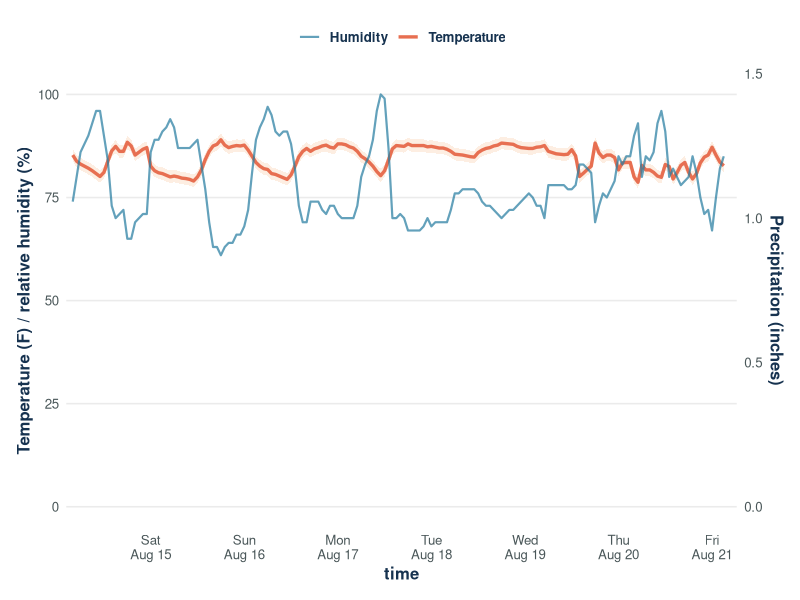
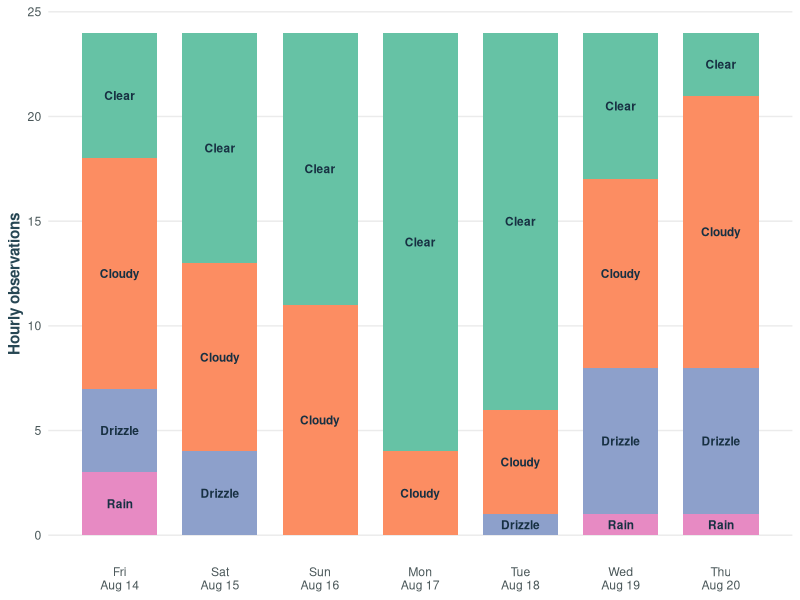

Here is the R script that generated these plots, in order:
## ---- chunk 1
#| label: setup
#| include: false

library(tidyverse)
library(lubridate)

weather <- read_csv("data/sarasota-weather.csv", show_col_types = FALSE) |>
  mutate(
    date = as.Date(date),
    day = format(date, "%a %b %-d"),
    weather = factor(weather)
  )

period_start <- min(weather$date)
period_end <- max(weather$date)

summary_stats <- weather |>
  summarise(
    high = max(temperature_f),
    low = min(temperature_f),
    rain = sum(precipitation_in),
    windy = max(wind_mph)
  )
## ---- chunk 2
#| label: weather-plot
#| fig-width: 11
#| fig-height: 7
#| fig-cap: "Hourly temperature, humidity, rainfall, and wind speed."

plot_data <- weather |>
  mutate(
    rainfall = if_else(precipitation_in > 0, precipitation_in, NA_real_)
  )

ggplot(plot_data, aes(x = time)) +
  geom_col(aes(y = precipitation_in * 70), fill = "#6da7bc", alpha = 0.45, width = 0.03) +
  geom_ribbon(aes(ymin = temperature_f - 1.5, ymax = temperature_f + 1.5),
              fill = "#f4a261", alpha = 0.18) +
  geom_line(aes(y = temperature_f, color = "Temperature"), linewidth = 1.15) +
  geom_line(aes(y = humidity_percent, color = "Humidity"), linewidth = 0.75, alpha = 0.72) +
  scale_color_manual(values = c("Temperature" = "#e76f51", "Humidity" = "#277da1")) +
  scale_y_continuous(
    name = "Temperature (F) / relative humidity (%)",
    limits = c(0, 100),
    sec.axis = sec_axis(~ . / 70, name = "Precipitation (inches)")
  ) +
  scale_x_datetime(date_breaks = "1 day", date_labels = "%a\n%b %-d", expand = expansion(mult = c(0.01, 0.02))) +
  labs(color = NULL) +
  theme_minimal(base_size = 12) +
  theme(
    plot.background = element_rect(fill = "white", color = NA),
    panel.background = element_rect(fill = "white", color = NA),
    panel.grid.minor = element_blank(),
    panel.grid.major.x = element_blank(),
    axis.title = element_text(color = "#16324f", face = "bold"),
    axis.text = element_text(color = "#4a5759"),
    legend.position = "top",
    legend.text = element_text(color = "#16324f", face = "bold"),
    plot.margin = margin(12, 12, 12, 12)
  )
## ---- chunk 3
#| label: conditions
#| fig-width: 11
#| fig-height: 3.5

weather |>
  count(date, weather) |>
  ggplot(aes(x = date, y = n, fill = weather)) +
  geom_col(width = 0.75, show.legend = FALSE) +
  geom_text(aes(label = weather), position = position_stack(vjust = 0.5),
            size = 3, color = "#173042", fontface = "bold") +
  scale_x_date(date_breaks = "1 day", date_labels = "%a\n%b %-d") +
  scale_fill_brewer(palette = "Set2") +
  labs(x = NULL, y = "Hourly observations") +
  theme_minimal(base_size = 11) +
  theme(
    panel.grid.minor = element_blank(),
    panel.grid.major.x = element_blank(),
    axis.title = element_text(color = "#264653", face = "bold"),
    axis.text = element_text(color = "#4a5759")
  )
